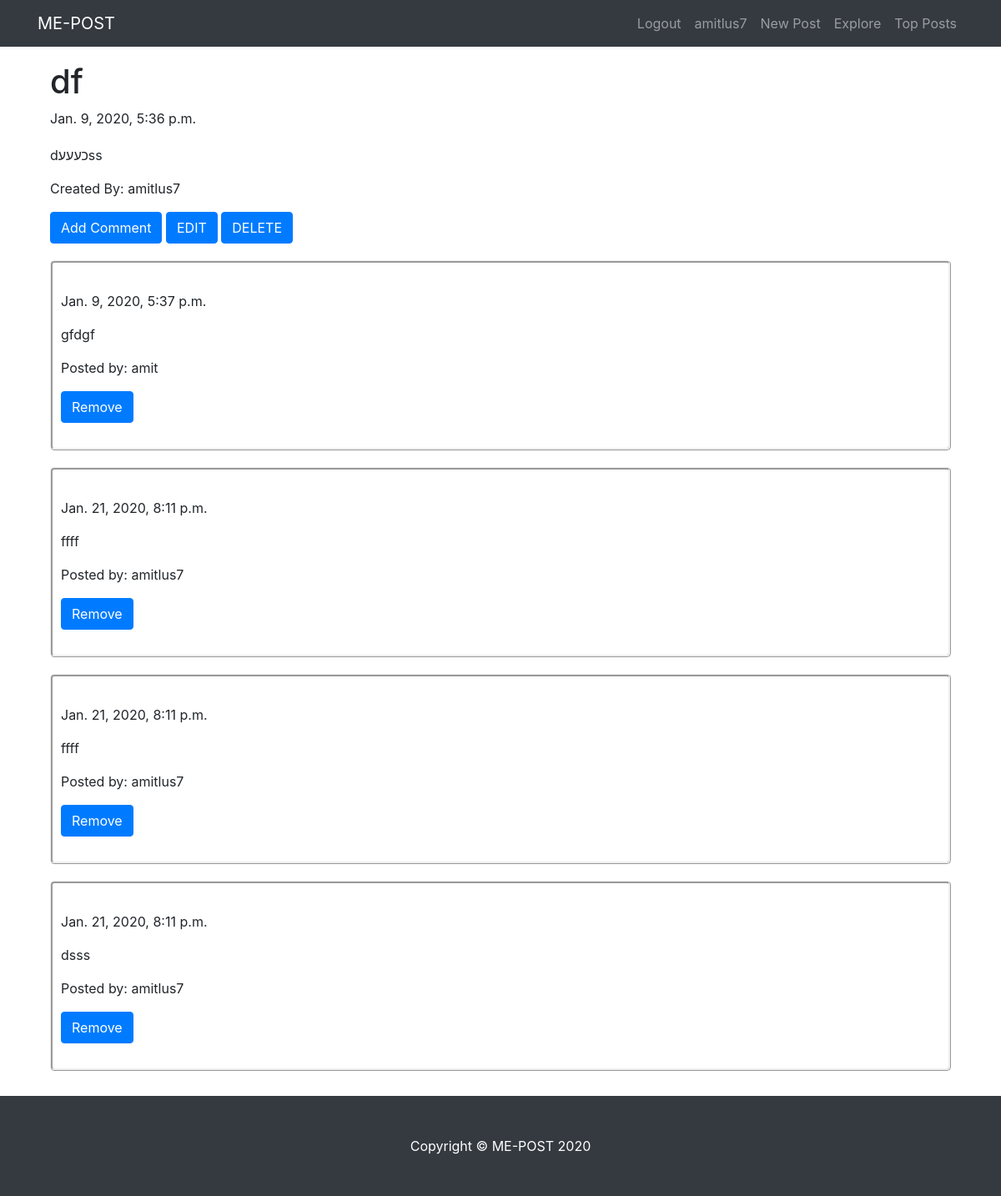
Page /TheApp/post/1/ (signed in) on the earlier database version.
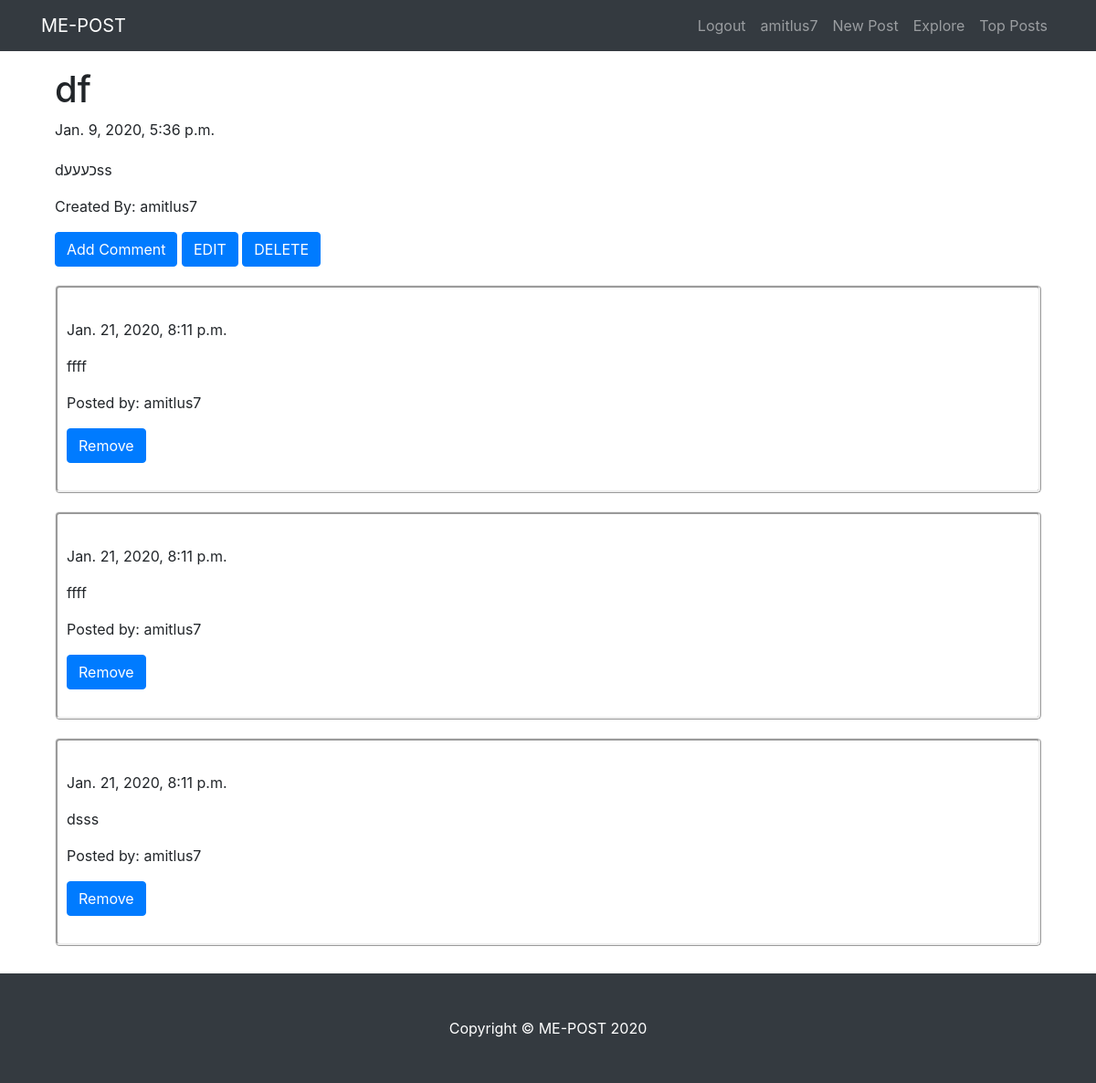
Same page on the later database version.
### TheApp/models.py (models this page shows, shortened)
class Comment(models.Model):
    post = models.ForeignKey(Post, related_name='comments', on_delete = models.CASCADE)
    author = models.CharField(max_length=200)
    text = models.TextField()
    create_date = models.DateTimeField(default=timezone.now)
    approved_comment = models.BooleanField(default=False)# הסיבה שלא מחקתי את השדה הזה היא כי אני לא רוצה להרוס את כל הקוד כי הבסיס נתונים כבר נוצר

### TheApp/views.py (the view)
# urls.py: path('post/<int:pk>/', views.PostDetailView.as_view(), name='post_detail'),
class PostDetailView(LoginRequiredMixin, DetailView):
    model = Post
    def get_context_data(self, **kwargs):
        context = super(DetailView, self).get_context_data(**kwargs)
        obj = self.get_object()
        obj.post_views = obj.post_views + 1
        obj.save()
        return context

### templates/TheApp/post_detail.html
{% extends "TheApp/base.html" %}
{% block body_block %}
<div class="container" style="margin-top:50px; margin-bottom:20px;">
  <h1>{{post.title}}</h1>
<div style="margin-bottom:20px;">{{ post.create_date }}</div>
<p>{{ post.text }}</p>
<p>Created By: {{ post.author }}</p>
{% if user.is_authenticated %}
  <a class='btn btn-primary btn-comment' href="{% url 'TheApp:add_comment_to_post' pk=post.pk %}">Add Comment</a>
  {% if user == post.author %}
    <a class='btn btn-primary' href="{% url 'TheApp:post_edit' pk=post.pk %}">EDIT</a>
    <a class='btn btn-primary' href="{% url 'TheApp:post_remove' pk=post.pk %}">DELETE</a>
  {% endif %}
{% endif %}
</div>
<div class="container" style="margin-bottom:150px;">
  {% for comment in post.comments.all %}
  <div class="Misgeret" style= "margin-bottom:20px;">
  <br>
  {{comment.create_date}}
  <p>{{comment.text|linebreaks}}</p>
  <p>Posted by: {{comment.author}}</p>
  {% if user.is_authenticated %}
    {% if user.username == comment.author or user == post.author %}
    <a style="margin-bottom:20px;" class='btn btn-primary' href="{% url 'TheApp:comment_remove' pk=comment.pk %}">Remove</a>
  {% endif %}
  </div>
{% endif %}
  {% empty %}
  <p>No Comments</p>
  {% endfor %}
</div>
{% endblock %}

Differences in the rows shown:
removed Comment: create_date "Jan. 9, 2020, 5:37 p.m.", text "gfdgf", author "amit", shows "Remove"
